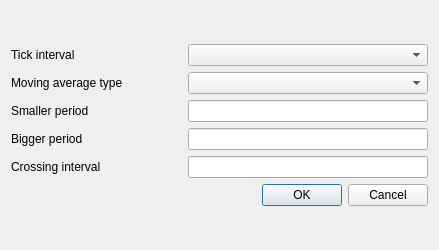
<?xml version="1.0" encoding="UTF-8"?>
<ui version="4.0">
 <class>Moving_Average_Crossing_Settings_Dialog</class>
 <widget class="QDialog" name="Moving_Average_Crossing_Settings_Dialog">
  <property name="geometry">
   <rect>
    <x>0</x>
    <y>0</y>
    <width>439</width>
    <height>250</height>
   </rect>
  </property>
  <property name="minimumSize">
   <size>
    <width>439</width>
    <height>250</height>
   </size>
  </property>
  <property name="windowTitle">
   <string>Moving Average Crossing Settings</string>
  </property>
  <layout class="QGridLayout" name="gridLayout">
   <item row="0" column="0">
    <layout class="QVBoxLayout" name="verticalLayout">
     <item>
      <layout class="QHBoxLayout" name="horizontalLayout">
       <item>
        <widget class="QLabel" name="label">
         <property name="minimumSize">
          <size>
           <width>171</width>
           <height>0</height>
          </size>
         </property>
         <property name="text">
          <string>Tick interval</string>
         </property>
        </widget>
       </item>
       <item>
        <widget class="QComboBox" name="comboBox">
         <property name="sizePolicy">
          <sizepolicy hsizetype="Expanding" vsizetype="Fixed">
           <horstretch>0</horstretch>
           <verstretch>0</verstretch>
          </sizepolicy>
         </property>
         <property name="minimumSize">
          <size>
           <width>164</width>
           <height>0</height>
          </size>
         </property>
        </widget>
       </item>
      </layout>
     </item>
     <item>
      <layout class="QHBoxLayout" name="horizontalLayout_2">
       <item>
        <widget class="QLabel" name="label_2">
         <property name="minimumSize">
          <size>
           <width>171</width>
           <height>0</height>
          </size>
         </property>
         <property name="text">
          <string>Moving average type</string>
         </property>
        </widget>
       </item>
       <item>
        <widget class="QComboBox" name="comboBox_2">
         <property name="sizePolicy">
          <sizepolicy hsizetype="Expanding" vsizetype="Fixed">
           <horstretch>0</horstretch>
           <verstretch>0</verstretch>
          </sizepolicy>
         </property>
         <property name="minimumSize">
          <size>
           <width>164</width>
           <height>0</height>
          </size>
         </property>
        </widget>
       </item>
      </layout>
     </item>
     <item>
      <layout class="QHBoxLayout" name="horizontalLayout_3">
       <item>
        <widget class="QLabel" name="label_3">
         <property name="minimumSize">
          <size>
           <width>171</width>
           <height>0</height>
          </size>
         </property>
         <property name="text">
          <string>Smaller period</string>
         </property>
        </widget>
       </item>
       <item>
        <widget class="QLineEdit" name="lineEdit">
         <property name="minimumSize">
          <size>
           <width>164</width>
           <height>0</height>
          </size>
         </property>
        </widget>
       </item>
      </layout>
     </item>
     <item>
      <layout class="QHBoxLayout" name="horizontalLayout_4">
       <item>
        <widget class="QLabel" name="label_4">
         <property name="minimumSize">
          <size>
           <width>171</width>
           <height>0</height>
          </size>
         </property>
         <property name="text">
          <string>Bigger period</string>
         </property>
        </widget>
       </item>
       <item>
        <widget class="QLineEdit" name="lineEdit_2">
         <property name="minimumSize">
          <size>
           <width>164</width>
           <height>0</height>
          </size>
         </property>
        </widget>
       </item>
      </layout>
     </item>
     <item>
      <layout class="QHBoxLayout" name="horizontalLayout_5">
       <item>
        <widget class="QLabel" name="label_5">
         <property name="minimumSize">
          <size>
           <width>171</width>
           <height>0</height>
          </size>
         </property>
         <property name="text">
          <string>Crossing interval</string>
         </property>
        </widget>
       </item>
       <item>
        <widget class="QLineEdit" name="lineEdit_3">
         <property name="minimumSize">
          <size>
           <width>164</width>
           <height>0</height>
          </size>
         </property>
        </widget>
       </item>
      </layout>
     </item>
     <item>
      <widget class="QDialogButtonBox" name="buttonBox">
       <property name="orientation">
        <enum>Qt::Horizontal</enum>
       </property>
       <property name="standardButtons">
        <set>QDialogButtonBox::Cancel|QDialogButtonBox::Ok</set>
       </property>
      </widget>
     </item>
    </layout>
   </item>
  </layout>
 </widget>
 <resources/>
 <connections>
  <connection>
   <sender>buttonBox</sender>
   <signal>accepted()</signal>
   <receiver>Moving_Average_Crossing_Settings_Dialog</receiver>
   <slot>accept()</slot>
   <hints>
    <hint type="sourcelabel">
     <x>248</x>
     <y>254</y>
    </hint>
    <hint type="destinationlabel">
     <x>157</x>
     <y>274</y>
    </hint>
   </hints>
  </connection>
  <connection>
   <sender>buttonBox</sender>
   <signal>rejected()</signal>
   <receiver>Moving_Average_Crossing_Settings_Dialog</receiver>
   <slot>reject()</slot>
   <hints>
    <hint type="sourcelabel">
     <x>316</x>
     <y>260</y>
    </hint>
    <hint type="destinationlabel">
     <x>286</x>
     <y>274</y>
    </hint>
   </hints>
  </connection>
 </connections>
</ui>
